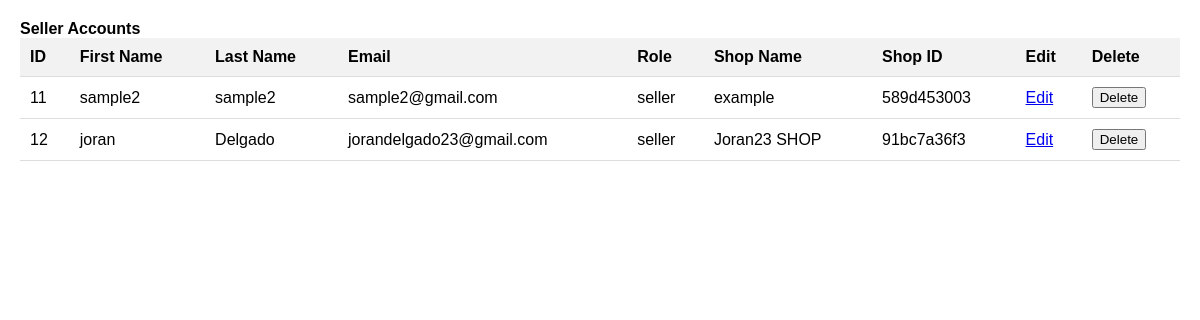
The app's page /view_sellers with its own data.
### tables this page shows
CREATE TABLE "seller_account" (
	"id"	INTEGER,
	"first_name"	TEXT,
	"last_name"	TEXT,
	"email"	TEXT,
	"password"	TEXT,
	"role"	TEXT,
	"shop_name"	TEXT,
	"location"	TEXT,
	"phone_number"	TEXT,
	"session_id"	TEXT,
	"image_filename"	TEXT,
	"shop_id"	TEXT,
	"wallet_balance"	REAL,
	PRIMARY KEY("id" AUTOINCREMENT)
);

### app.py (the view)
@app.route('/view_sellers', methods=['GET'])
def view_sellers():
    conn = get_db()
    cursor = conn.cursor()
    cursor.execute('SELECT id, first_name, last_name, email, role, shop_name, shop_id FROM seller_account')
    sellers = cursor.fetchall()
    cursor.close()
    return render_template('view_sellers.html', sellers=sellers)

### app.py (called while the page is built)
def get_db():
    if 'db' not in g:
        g.db = sqlite3.connect('users.db')
    return g.db

@app.teardown_appcontext
def close_connection(exception):
    db = getattr(g, 'db', None)  # Use 'db' instead of '_database'
    if db is not None:
        db.close()

### templates/view_sellers.html (shortened to what this page needs)
<!DOCTYPE html>
<html lang="en">
<head>
</head>
<body>
    <div class="container-fluid">
        <div class="row">
            <div class="col-lg-6">
                <div class="block margin-bottom-sm">
                    <div class="title"><strong>Seller Accounts</strong></div>
                    <div class="table-responsive">
                        <table class="table">
                            <thead>
                                <tr>
                                    <th>ID</th>
                                    <th>First Name</th>
                                    <th>Last Name</th>
                                    <th>Email</th>
                                    <th>Role</th>
                                    <th>Shop Name</th>
                                    <th>Shop ID</th>
                                    <th>Edit</th>
                                    <th>Delete</th>
                                </tr>
                            </thead>
                            <tbody>
                                {% for seller in sellers %}
                                <tr>
                                    <td>{{ seller[0] }}</td>
                                    <td>{{ seller[1] }}</td>
                                    <td>{{ seller[2] }}</td>
                                    <td>{{ seller[3] }}</td>
                                    <td>{{ seller[4] }}</td>
                                    <td>{{ seller[5] }}</td>
                                    <td>{{ seller[6] }}</td>
                                    <td>
                                        <a href="{{ url_for('edit_seller', seller_id=seller[0]) }}" class="btn btn-info">Edit</a>
                                    </td>
                                    <td>
                                        <form action="{{ url_for('delete_seller', seller_id=seller[0]) }}" method="POST">
                                            <button type="submit" class="btn btn-danger">Delete</button>
                                        </form>
                                    </td>
                                </tr>
                                {% endfor %}
                            </tbody>
                        </table>
                    </div>
                </div>
            </div>
        </div>
    </div>
</body>
</html>

### templates/view_sellers.html (style rules this page uses)
body { font-family: Arial, sans-serif; margin: 0; padding: 20px; }
table { width: 100%; border-collapse: collapse; }
th, td { padding: 10px; text-align: left; border-bottom: 1px solid #ddd; }
th { background-color: #f2f2f2; }

### records on screen
seller_account: id "11", first_name "sample2", last_name "sample2", email "sample2@gmail.com", role "seller", shop_name "example", shop "589d453003"
seller_account: id "12", first_name "joran", last_name "Delgado", email "jorandelgado23@gmail.com", role "seller", shop_name "Joran23 SHOP", shop "91bc7a36f3"
